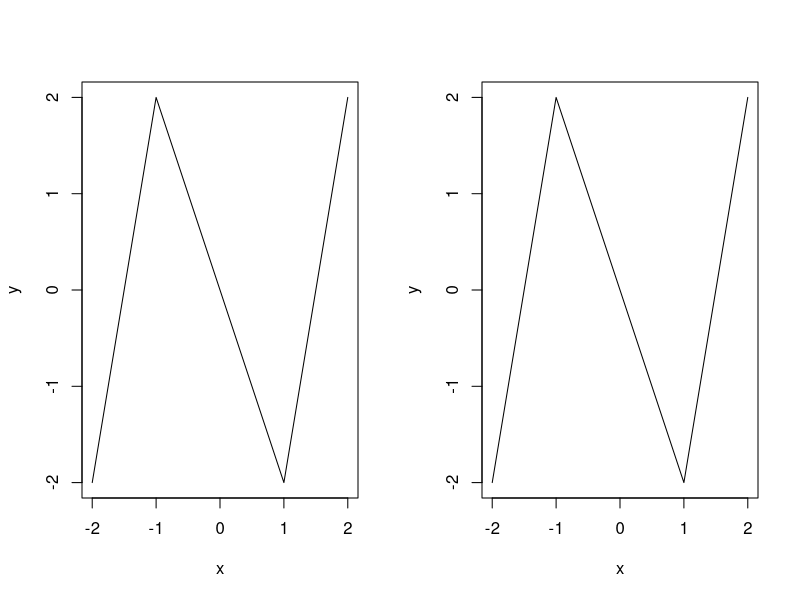
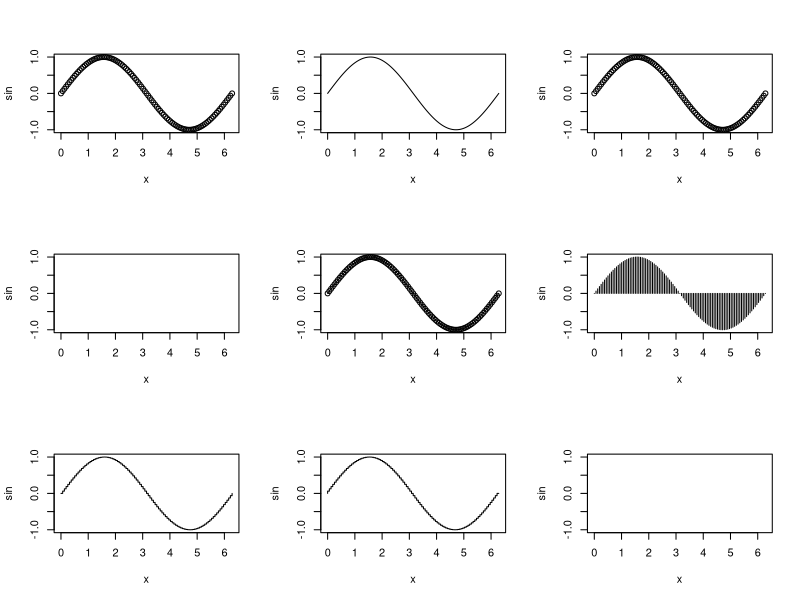
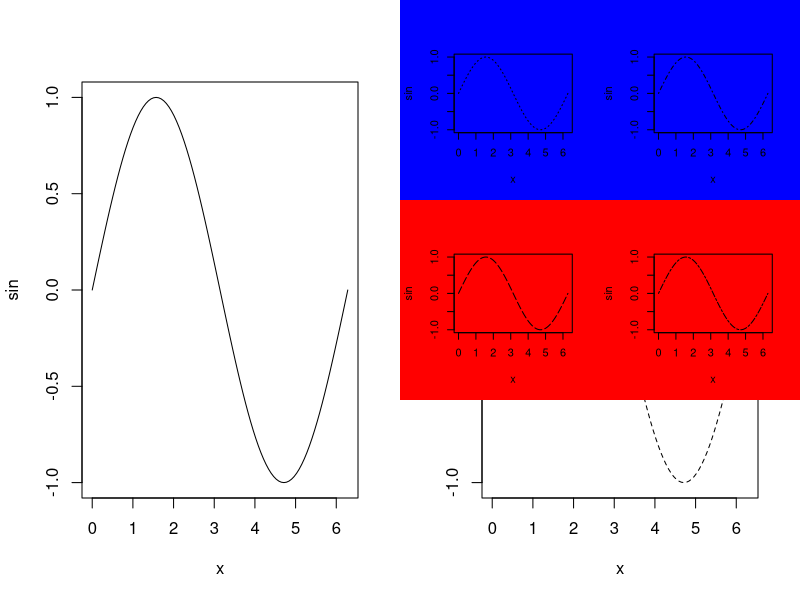
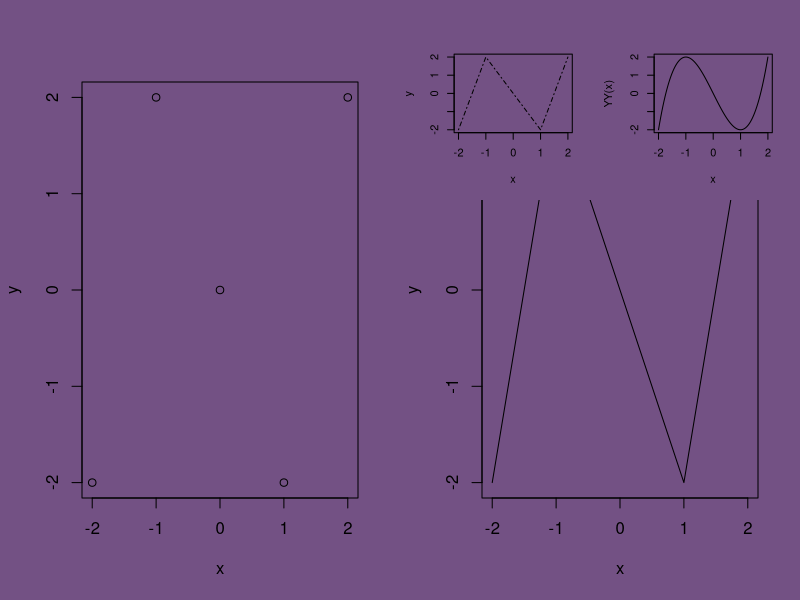
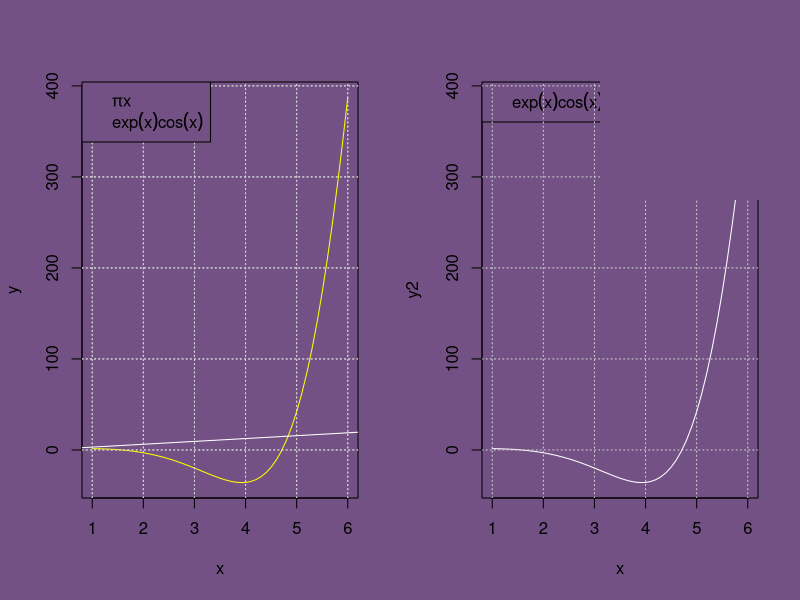

The R script that drew these images, in order: (Note: this script raises an error after producing the figures.)
#1
split.screen(c(1,2))
x=c(-2,-1,0,1,2)
y=x^3-3*x
screen(1)
plot(x,y,type="l")
screen(2)
plot(y~x,type="l")

#2
par(mfrow=c(3,3))
plot(sin,0,2*pi,type="p")
plot(sin,0,2*pi,type="l")
plot(sin,0,2*pi,type="b")
plot(sin,0,2*pi,type="c")
plot(sin,0,2*pi,type="o")
plot(sin,0,2*pi,type="h")
plot(sin,0,2*pi,type="s")
plot(sin,0,2*pi,type="S")
plot(sin,0,2*pi,type="n")

#3
par(mfrow=c(4,2))
plot(sin,0,2*pi,type="l",lty=0)
plot(sin,0,2*pi,type="l",lty=1)
plot(sin,0,2*pi,type="l",lty=2)
plot(sin,0,2*pi,type="l",lty=3)
plot(sin,0,2*pi,type="l",lty=4)
plot(sin,0,2*pi,type="l",lty=5)
plot(sin,0,2*pi,type="l",lty=6)

#4
split.screen(c(3,2))
screen(1)
par(bg = "white")
screen(1)
plot(sin,0,2*pi,type="l",lty=1)
screen(2)
par(bg = "white")
screen(2)
plot(sin,0,2*pi,type="l",lty=2)
screen(3)
par(bg = "blue")
screen(3)
plot(sin,0,2*pi,type="l",lty=3)
screen(4)
par(bg = "blue")
screen(4)
plot(sin,0,2*pi,type="l",lty=4)
screen(5)
par(bg = "red")
screen(5)
plot(sin,0,2*pi,type="l",lty=5)
screen(6)
par(bg = "red")
screen(6)
plot(sin,0,2*pi,type="l",lty=6)

#5
par(bg = "#735184")
y <- function(x) pi*x^2*log10(x)
curve(y, 0, 10,fg="green",col="red",mgp=c(2.8,1.5,1))


#6
split.screen(c(2,2))
x=c(-2,-1,0,1,2)
y=x^3-3*x
screen(1)
plot(x,y,type="p")
screen(2)
plot(x,y,type="l")
screen(3)
plot(x,y,type="l",lty=4)
screen(4)
YY <- function(x) x^3-3*x
curve(YY, -2, 2)

#7
x=seq(1,6,by=0.1)
y1=pi*x
y2=exp(x)*cos(x)
	#a)
x=seq(1,6,by=0.1)
y1=pi*x
y2=exp(x)*cos(x)
par(mfrow=c(1,2))
plot(x,y1,col="black",type="l")
legend("bottom",expression(pi*x))
grid()
plot(x,y2,col="white",type="l")
legend("topleft",expression(exp(x)*cos(x)))
grid()

#Дабы внести изменения в график, на  нужно перестраивать оба графика, что долго, хоть и не критично, но мы ж хотим эфектиииивано

 
	#b)
split.screen(c(1,1))
x=seq(1,6,by=0.1)
y1=pi*x
y2=exp(x)*cos(x)
screen(1)
plot(x,y2, type="l",xlab="x", ylab="y",col="yellow")
grid()
abline(a=0, b=pi,col="white")
grid()
legend("topleft",expression(y1=pi*x,y2=exp(x)*cos(x)))
legend(x=locator(1,type="p"),legend=expression(y1=pi*x,y2=exp(x)*cos(x)))
locator(n=1,type = "p")
legend(x=locator(1,type="p"),legend=expression("Точка пересечения"))
		
	#c)
x=seq(3,6,by=0.1)
y1=pi*x
y2=exp(x)*cos(x)
require(ggplot2)
df <- data.frame(x,y1,y2)                  
ggplot(df, aes(x)) +                   
geom_line(aes(y=y1), colour="green")+  
geom_line(aes(y=y2),colour="red")+
ylab("Y(X)") + xlab("X")
